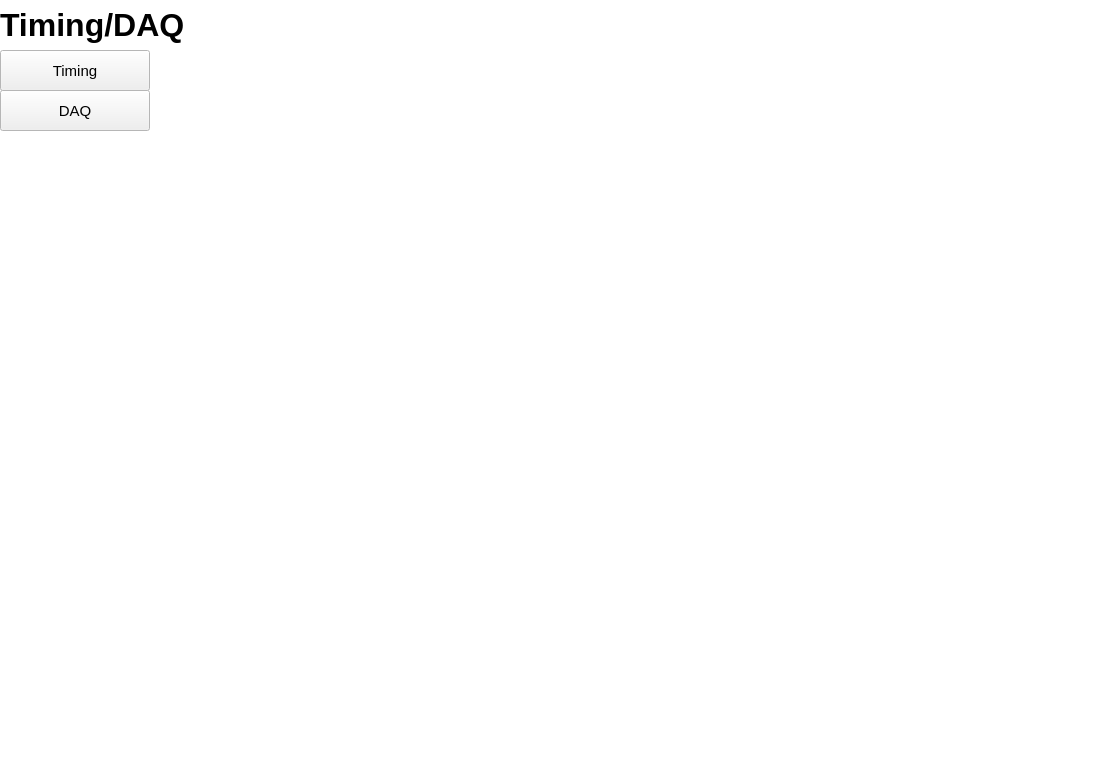
<ui version="4.0" >
 <class>ECCDTIMINGDAQ_0</class>
 <widget class="QWidget" name="ECCDTIMINGDAQ_0" >
  <property name="geometry" >
   <rect>
    <x>0</x>
    <y>0</y>
    <width>1100</width>
    <height>760</height>
   </rect>
  </property>
  <property name="palette" >
   <palette>
    <active>
     <colorrole role="Base" >
      <brush brushstyle="SolidPattern" >
       <color alpha="255" >
        <red>255</red>
        <green>255</green>
        <blue>255</blue>
       </color>
      </brush>
     </colorrole>
     <colorrole role="Window" >
      <brush brushstyle="SolidPattern" >
       <color alpha="255" >
        <red>255</red>
        <green>255</green>
        <blue>255</blue>
       </color>
      </brush>
     </colorrole>
    </active>
    <inactive>
     <colorrole role="Base" >
      <brush brushstyle="SolidPattern" >
       <color alpha="255" >
        <red>255</red>
        <green>255</green>
        <blue>255</blue>
       </color>
      </brush>
     </colorrole>
     <colorrole role="Window" >
      <brush brushstyle="SolidPattern" >
       <color alpha="255" >
        <red>255</red>
        <green>255</green>
        <blue>255</blue>
       </color>
      </brush>
     </colorrole>
    </inactive>
    <disabled>
     <colorrole role="Base" >
      <brush brushstyle="SolidPattern" >
       <color alpha="255" >
        <red>255</red>
        <green>255</green>
        <blue>255</blue>
       </color>
      </brush>
     </colorrole>
     <colorrole role="Window" >
      <brush brushstyle="SolidPattern" >
       <color alpha="255" >
        <red>255</red>
        <green>255</green>
        <blue>255</blue>
       </color>
      </brush>
     </colorrole>
    </disabled>
   </palette>
  </property>
  <property name="windowTitle" >
   <string>Form</string>
  </property>
  <widget class="QLabel" name="label" >
   <property name="geometry" >
    <rect>
     <x>0</x>
     <y>0</y>
     <width>540</width>
     <height>50</height>
    </rect>
   </property>
   <property name="font" >
    <font>
     <pointsize>24</pointsize>
     <weight>75</weight>
     <bold>true</bold>
    </font>
   </property>
   <property name="text" >
    <string>Timing/DAQ</string>
   </property>
  </widget>
  <widget class="QPushButton" name="pushButton" >
   <property name="geometry" >
    <rect>
     <x>0</x>
     <y>50</y>
     <width>150</width>
     <height>41</height>
    </rect>
   </property>
   <property name="font" >
    <font>
     <pointsize>11</pointsize>
    </font>
   </property>
   <property name="cursor" >
    <cursorShape>PointingHandCursor</cursorShape>
   </property>
   <property name="text" >
    <string>Timing</string>
   </property>
  </widget>
  <widget class="QPushButton" name="pushButton_2" >
   <property name="geometry" >
    <rect>
     <x>0</x>
     <y>90</y>
     <width>150</width>
     <height>41</height>
    </rect>
   </property>
   <property name="font" >
    <font>
     <pointsize>11</pointsize>
    </font>
   </property>
   <property name="cursor" >
    <cursorShape>PointingHandCursor</cursorShape>
   </property>
   <property name="text" >
    <string>DAQ</string>
   </property>
  </widget>
 </widget>
 <resources/>
 <connections/>
</ui>
